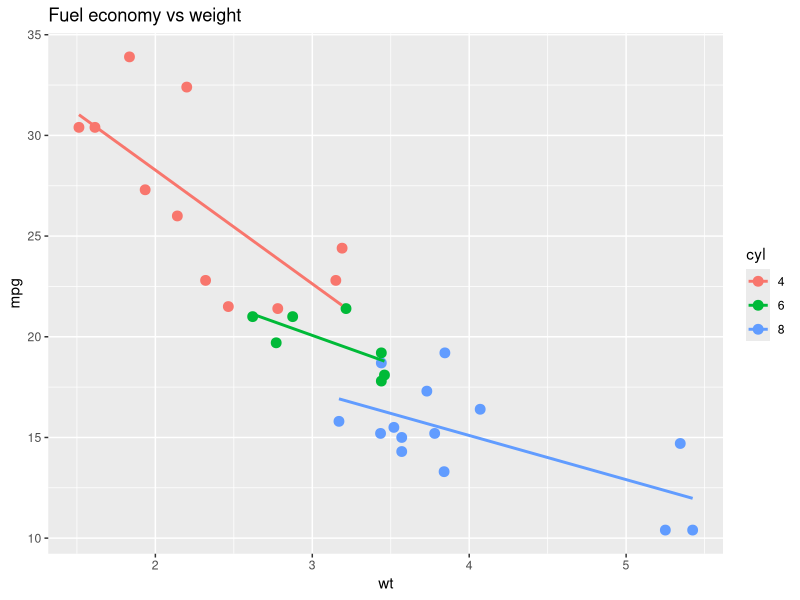
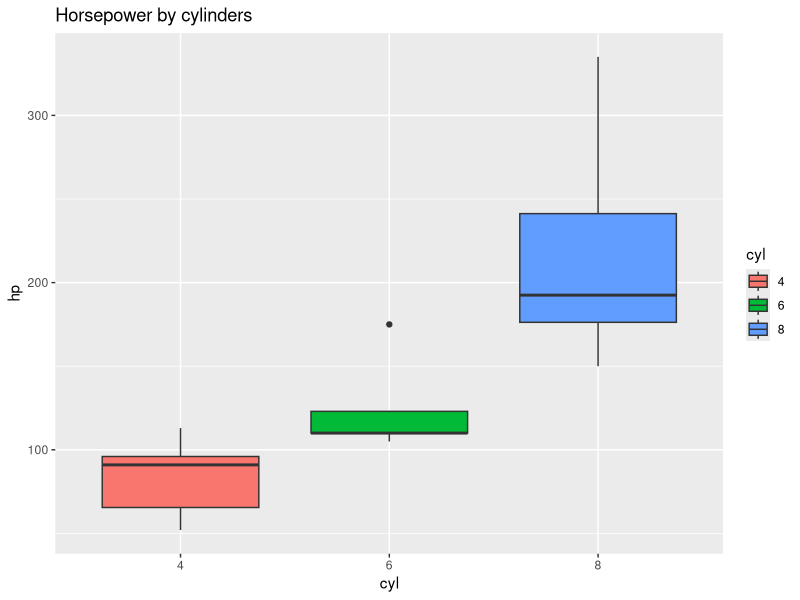

Generate these figures, in order, with R:
# %% load
library(ggplot2)
cars <- transform(mtcars, cyl = factor(cyl))

# %% model + plots
slope <- function(df) {
  fit <- lm(mpg ~ wt, data = df)

  coef(fit)[["wt"]]
}
slope(cars)

ggplot(cars, aes(wt, mpg, colour = cyl)) +
  geom_point(size = 3) +
  geom_smooth(method = "lm", formula = y ~ x, se = FALSE) +
  labs(title = "Fuel economy vs weight")

ggplot(cars, aes(cyl, hp, fill = cyl)) +
  geom_boxplot() +
  labs(title = "Horsepower by cylinders")
